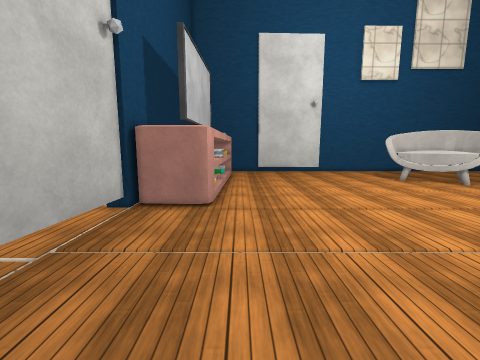
[1] (above)

24 first-person views from a walk through a scene from a Unity 3-D project. The camera is 1.5 m above the floor, tilts 8° down and sees 90° across. The floor is counted in squares, 0.5 m on a side. Each view is taken from the middle of a square. On the plan, view 1 faces up. The plan holds only what a view shows up to about 19 squares ahead; the rest is blank. The place goes on beyond the plan. The player is left out. Some animated figures are not drawn. Some surface patterns are stand-ins.

[2]
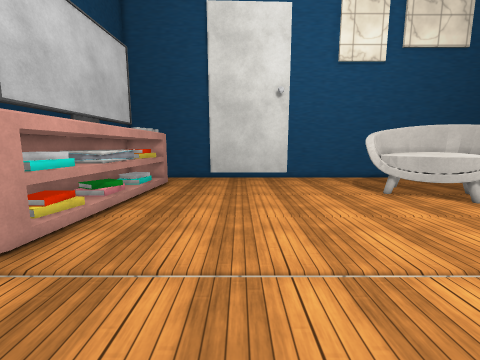

[3]
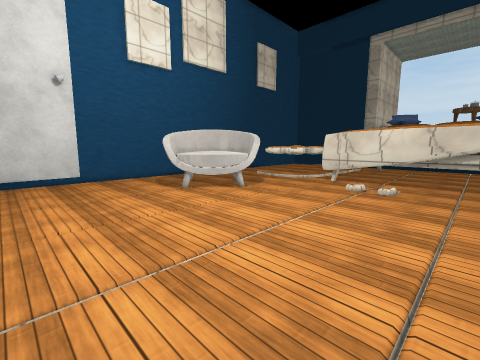

[4]
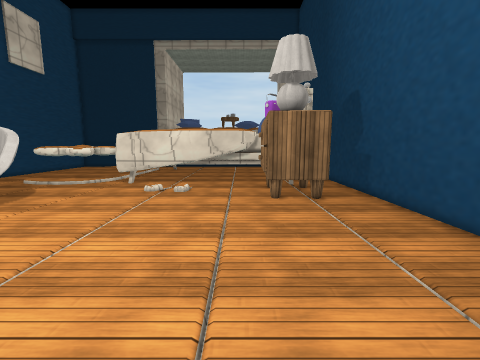

[5]
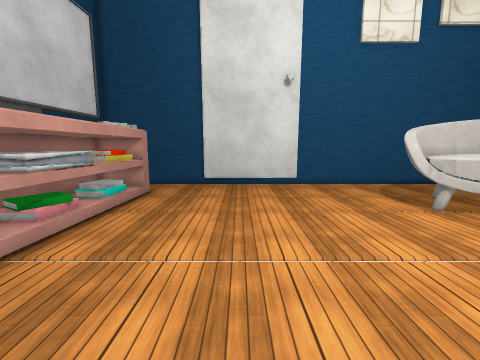

[6]
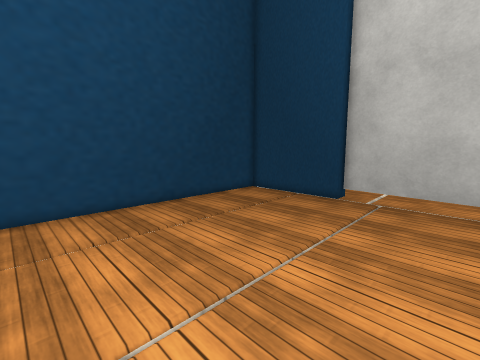

[7]
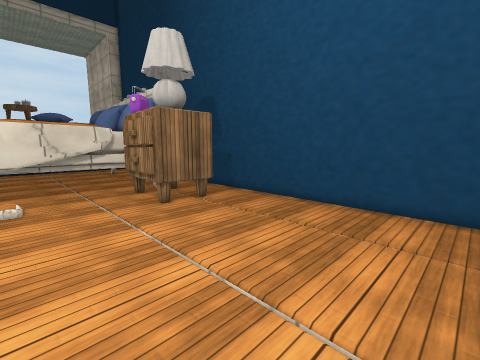

[8]
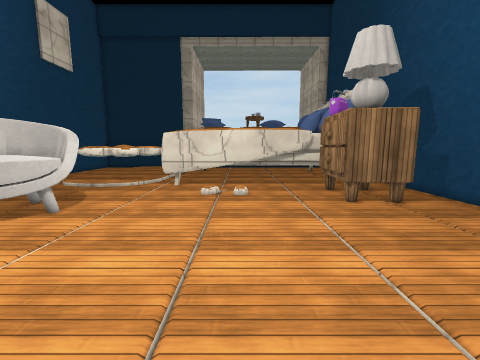

[9]
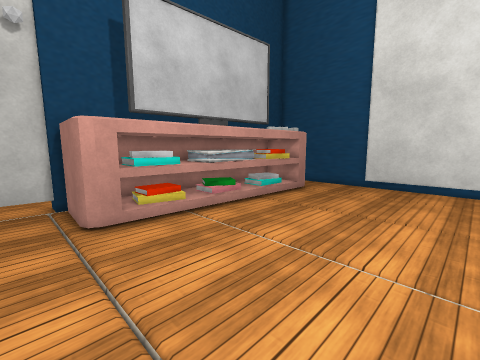

[10]
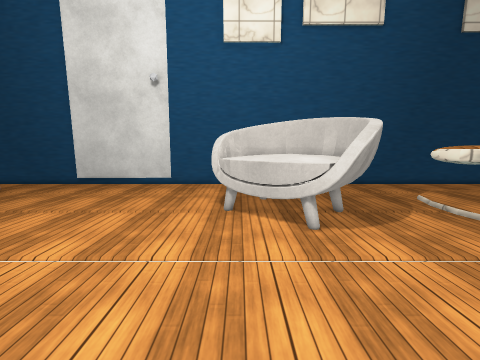

[11]
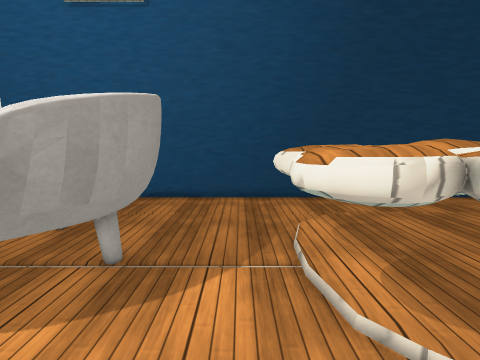

[12]
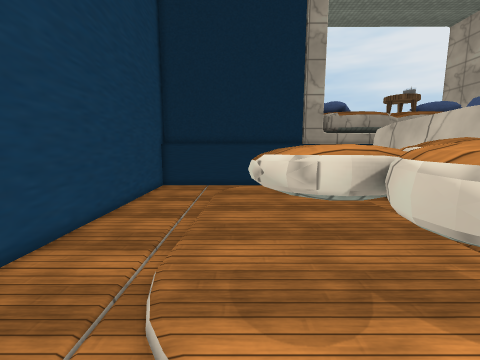

[13]
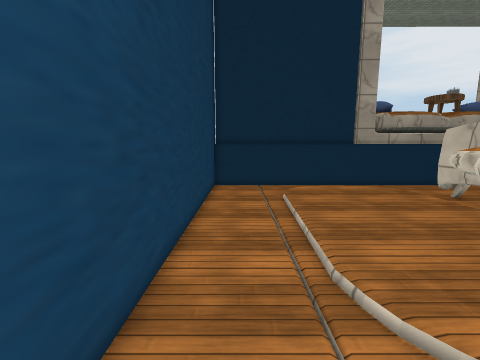

[14]
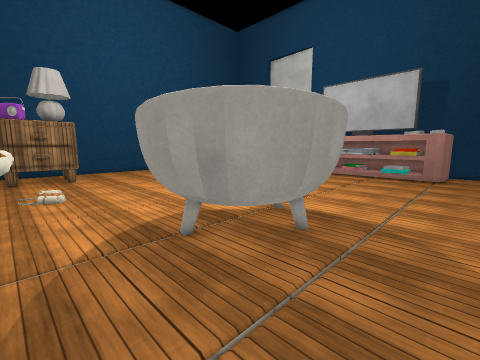

[15]
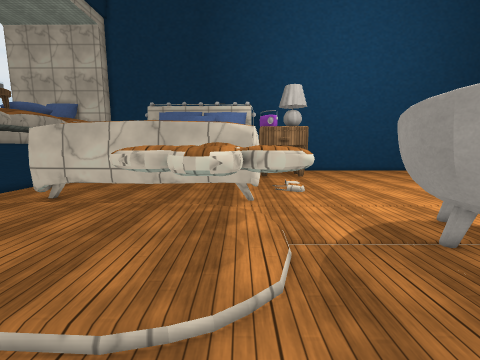

[16]
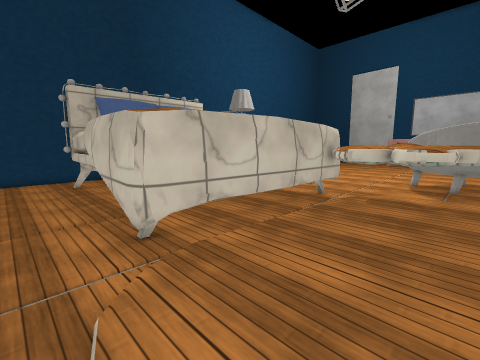

[17]
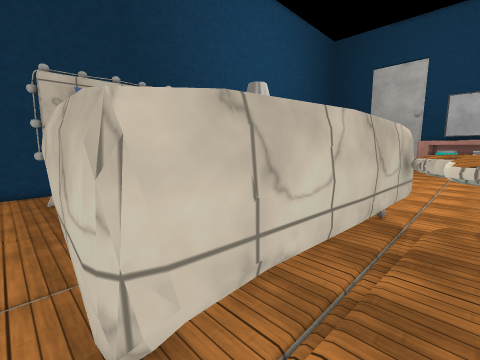

[18]
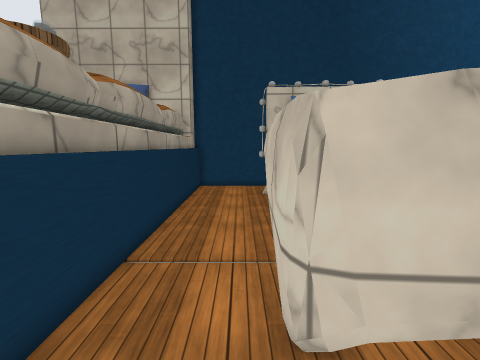

[19]
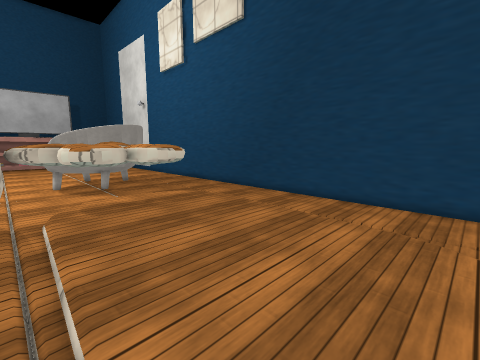

[20]
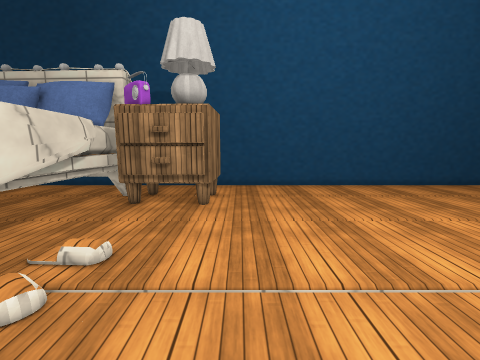

[21]
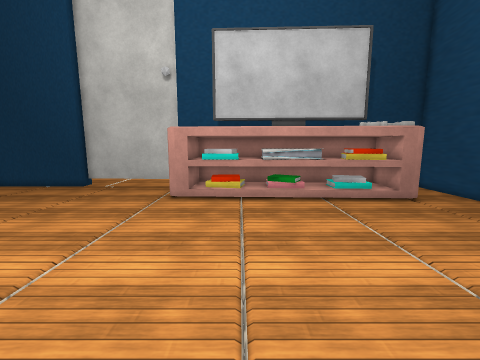

[22]
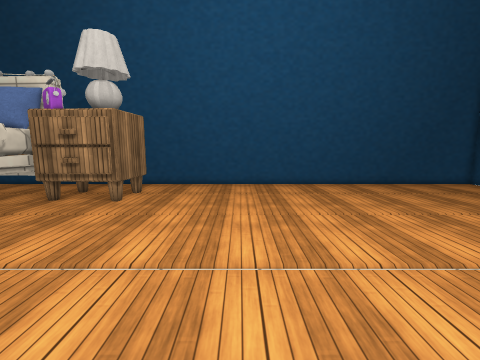

[23]
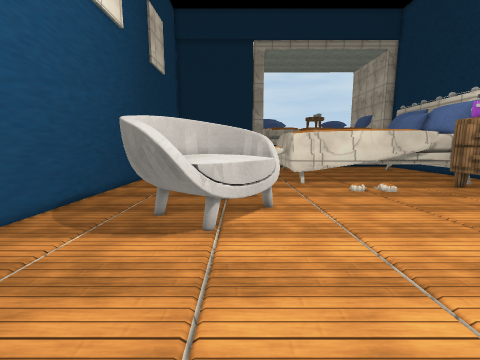

[24]
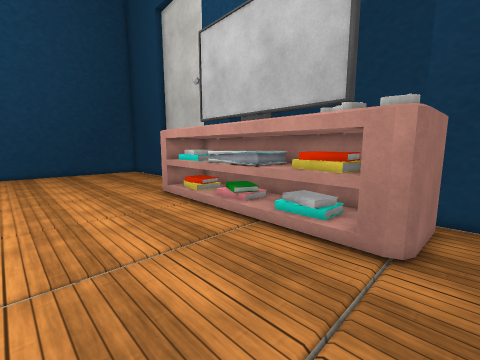

### Floor plan
Key: @ floor where view 1 was taken; # wall or solid block; . main floor; : floor 0.25 m higher than the main floor; / step, stairs or slope; ^ raised ledge; C cabinet; O other object.
Columns run from 7 left of view 1 to 41 right of it. Each row starts with its distance up from view 1.
 29   ###############################################
 28    .............................................#
 27  # .............................................#
 26  # OOOO.........................................#
 25    OOOO................OOO........////..........#
 24    OOOO..............OOOOOO....../:::::::::::...#
 23    OOOO..............OOOOOOO....::^:::::::::::/.#
 22    OOOO..............OOOO OOO..##^^^:::::::::::.#
 21    OOOO..............OOOOOOOO..^^^ ^^^::::::::: #
 20    OOOO...............OOOOOOO..^^^^^^#::::::::: #
 19    OOOO................OOOOO...^^^^^^:::::::::: #
 18    OOOO.................OOO....^^^^^^#::::::::/.#
 17    OOOO..........................^^###:::::://..#
 16    OOOO.........................########### ....#
 15    OOOO.........................##        ###...#
 14    OOOO.........................#          ##...#
 13  # OOOO.........................#           #...#
 12  #OOOO.......................//.#           #...#
 11 .O .............................#           #...#
 10 .O...........................:..#           #...#
  9 .O..............................#           #...#
  8 .#............................. #            ...#
  7 .O............................. #          #....#
  6 .O.............................##          #....#
  5 .#.........................CCCC##          #....#
  4  #........................CCCCCC#          #....#
  3  #........................C     #          #....#
  2  #........................CC  CC##         #....#
  1  #........................CC  C           ##....#
  0  #.....@........................           #....#
 -1  #.....................................    .....#
 -2  ################################  ####    ######

Where each view was taken, in squares from view 1:
view 1: 0 up, 0 right, facing up
view 2: 6 up, 5 right, facing up
view 3: 6 up, 5 right, facing up-right
view 4: 6 up, 6 right, facing right
view 5: 10 up, 5 right, facing up
view 6: 10 up, 8 right, facing down-left
view 7: 10 up, 8 right, facing down-right
view 8: 10 up, 7 right, facing right
view 9: 10 up, 8 right, facing up-left
view 10: 10 up, 15 right, facing up
view 11: 15 up, 23 right, facing up
view 12: 23 up, 23 right, facing right
view 13: 27 up, 23 right, facing right
view 14: 28 up, 24 right, facing down-left
view 15: 28 up, 26 right, facing down
view 16: 22 up, 40 right, facing down-left
view 17: 18 up, 38 right, facing down-left
view 18: 18 up, 38 right, facing down
view 19: 16 up, 38 right, facing up-left
view 20: 16 up, 18 right, facing down
view 21: 16 up, 12 right, facing left
view 22: 17 up, 13 right, facing down
view 23: 20 up, 6 right, facing right
view 24: 27 up, 6 right, facing down-left
